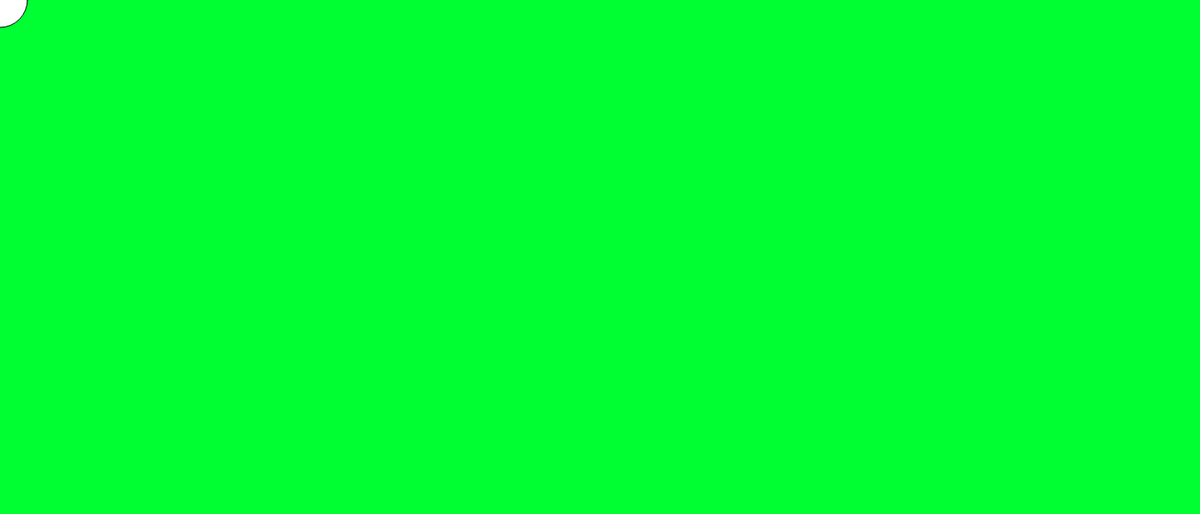
Frame 1 (no input)
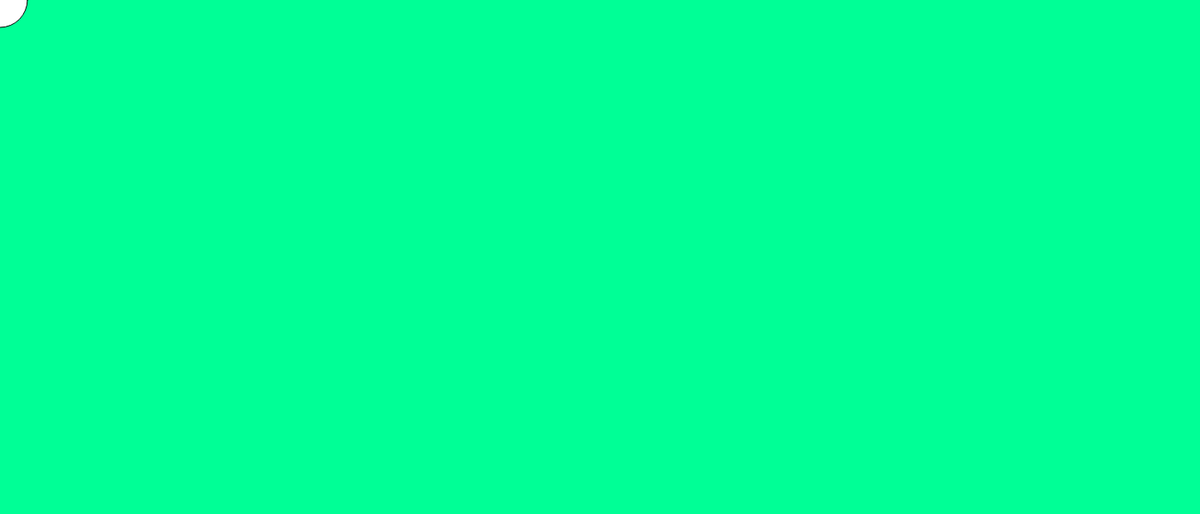
Frame 60 (no input)
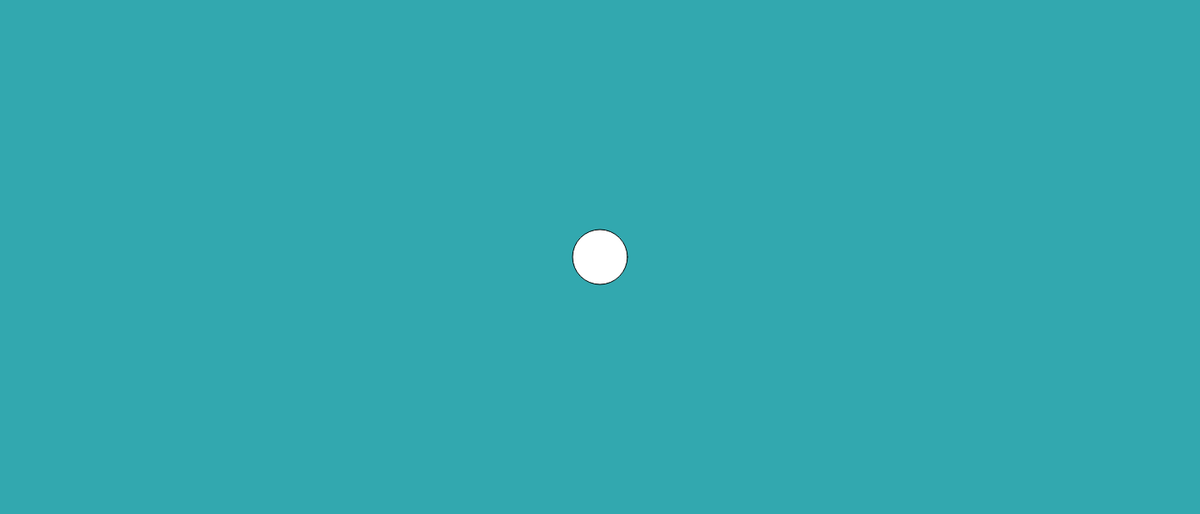
Frame 120 (the mouse pressed at the canvas centre since frame 60)

The p5.js sketch that drew these frames (run headless with seeded random() and noise() and a simulated clock; from frame 60 on, the mouse is pressed at the canvas centre):

// p5.js sketch
// ── sketch.js

var r = 0;
var g = 50;
var b=255;

// INITIALIZE ALL YOUR VARIABLES
// Ideally you would create 3 variables. red blue green or r, g, b


function setup(){

  createCanvas(1400,600);

}


function draw(){
background(r,b,g);



r = map(mouseX,0,1400,0,100);
b = map(mouseX,0,1400,255,80);
g = map(mouseX,0,1400,150,200);

r = map(mouseY,0,600,0,100);
b = map(mouseY,0,600,255,80);
g = map(mouseY,0,600,150,200);



ellipse(mouseX,mouseY,64,64);

}
